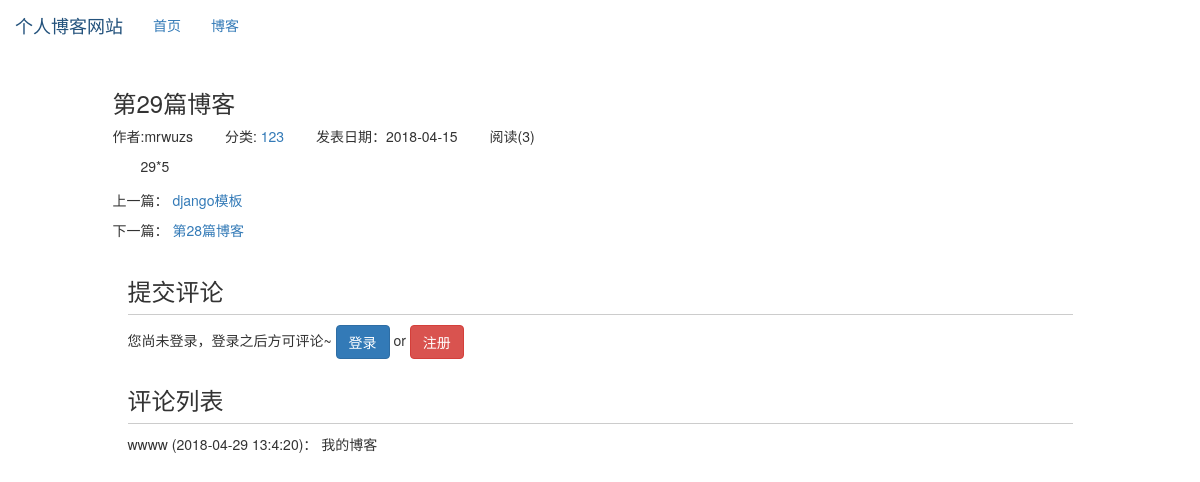
Screenshot of /blog/34 with the database file from the repository.
### blog/models.py (models this page shows, shortened)
class Blog(models.Model,ReadNumExpandMethod):
    title = models.CharField(max_length=50)
    blog_type = models.ForeignKey(BlogType,on_delete=models.DO_NOTHING)
    content = RichTextUploadingField()
    author = models.ForeignKey(User,on_delete=models.DO_NOTHING)
    read_details = GenericRelation(ReadDetail)
    created_time = models.DateTimeField(auto_now_add=True)
    last_updated_time = models.DateTimeField(auto_now=True)
    class Meta:
        ordering = ['-created_time']

class BlogType(models.Model):
    type_name = models.CharField(max_length=15)
    def __str__(self):
        return self.type_name

### read_statistics/models.py (models this page shows)
class ReadNum(models.Model):
    read_num = models.IntegerField(default=0)
    content_type = models.ForeignKey(ContentType, on_delete=models.DO_NOTHING)
    object_id = models.PositiveIntegerField()
    content_object = GenericForeignKey('content_type', 'object_id')

### comment/models.py (models this page shows)
class Comment(models.Model):
    content_type = models.ForeignKey(ContentType, on_delete=models.DO_NOTHING)
    object_id = models.PositiveIntegerField()
    content_object = GenericForeignKey('content_type', 'object_id')
    text = models.TextField()
    comment_time = models.DateTimeField(auto_now_add=True)
    user = models.ForeignKey(User, on_delete=models.DO_NOTHING)
    class Meta:
        ordering = ['-comment_time']

### blog/views.py (the view)
# urls.py: path('<int:blog_pk>',views.blog_detail,name = 'blog_detail'),
def blog_detail(request,blog_pk):
    blog = get_object_or_404(Blog, pk=blog_pk)
    read_cookie_key = read_statistics_once_read(request, blog)
    blog_content_type = ContentType.objects.get_for_model(blog)
    comments = Comment.objects.filter(content_type=blog_content_type, object_id=blog.pk)
    context = {}
    context['previous_blog'] = Blog.objects.filter(created_time__gt=blog.created_time).last()
    context['next_blog'] = Blog.objects.filter(created_time__lt=blog.created_time).first()
    context['blog'] = blog
    context['comments'] = comments
    response = render(request,'blog/blog_detail.html', context)  # 响应
    response.set_cookie(read_cookie_key, 'true')  # 阅读cookie标记
    return response

### read_statistics/models.py (called while the page is built)
    def get_read_num(self):
        try:
            ct = ContentType.objects.get_for_model(self)
            readnum = ReadNum.objects.get(content_type=ct, object_id=self.pk)
            return readnum.read_num
        except exceptions.ObjectDoesNotExist:
            return 0

### read_statistics/utils.py (called while the page is built)
def read_statistics_once_read(request, obj):
    ct = ContentType.objects.get_for_model(obj)
    key = "%s_%s_read" % (ct.model, obj.pk)
    if not request.COOKIES.get(key):
        readnum, created = ReadNum.objects.get_or_create(content_type=ct, object_id=obj.pk)
        readnum.read_num += 1
        readnum.save()
        date = timezone.now().date()
        readDetail, created = ReadDetail.objects.get_or_create(content_type=ct, object_id=obj.pk, date=date)
        readDetail.read_num += 1
        readDetail.save()
    return key

### blog/templates/blog/blog_detail.html (shortened to what this page needs)
{% extends 'base.html' %}
{% load staticfiles %}
{% block henader-extend %}
    <link rel="stylesheet" href="{% static 'blog/blog.css' %}">
{% endblock %}
{% block content %}
    <div class="container">
    <div class="row">
            <div class="clo-xs-10 col-xs-offset-1">
                <h3>{{ blog.title }}</h3>
                <ul class="blog-info-description">
                    <li>作者:{{ blog.author }}</li>
                    <li>分类:
                        <a href="{% url 'blogs_with_type' blog.blog_type.pk %}">
                             {{ blog.blog_type }}
                        </a>
                    </li>
                    <li>发表日期：{{ blog.created_time|date:"Y-m-d" }}</li>
                    <li>阅读({{ blog.get_read_num }})</li>
                </ul>
                <div class="blog-content">{{ blog.content|safe }}</div>
                <div class="blog_more">
                    <p>上一篇：
                    {% if previous_blog %}
                        <a href="{% url 'blog_detail' previous_blog.pk%}"> {{ previous_blog.title}}</a>
                    {% else %}
                        没有了
                    {% endif %}
                    </p>
                    <p>
                        下一篇：
                        {% if next_blog %}
                        <a href="{% url 'blog_detail' next_blog.pk%}">{{ next_blog.title}}</a>
                    {% else %}
                        没有了
                    {% endif %}</p>
                </div>
        </div>
    </div>
     <div class="row">
            <div class="col-xs-10 col-xs-offset-1">
                <div class="comment-area">
                    <h3 class="comment-area-title">提交评论</h3>
                    {% if user.is_authenticated %}
                        <form action="{% url 'update_comment' %}" method="POST" style="overflow:hidden">
                            {% csrf_token %}
                            <div class="form-group">
                                <label for="comment_text">{{ user.username }}，欢迎评论~</label>
                                <textarea id="comment_text" class="form-control" name="text" rows="4"></textarea>
                            </div>
                            <input type="hidden" name="object_id" value="{{ blog.pk }}">
                            <input type="hidden" name="content_type" value="blog">
                            <input type="submit" value="评论" class="btn btn-primary" style="float:right">
                        </form>
                    {% else %}
                        您尚未登录，登录之后方可评论~
                        <a class="btn btn-primary" href="{% url 'login' %}?from={{ request.get_full_path }}">登录</a>
                        <span> or </span>
                        <a class="btn btn-danger" href="{% url 'register' %}?from={{ request.get_full_path }}">注册</a>
                    {% endif %}
                </div>
                <div class="comment-area">
                    <h3 class="comment-area-title">评论列表</h3>
                    {% for comment in comments %}
                        <div>
                            {{ comment.user.username }}
                            ({{ comment.comment_time|date:"Y-m-d H:n:s" }})：
                            {{ comment.text }}
                        </div>
                    {% empty %}
                        暂无评论
                    {% endfor %}
                </div>
            </div>
        </div>
    </div>
{% endblock %}

### static/css/base.css (style rules this page uses)
* { margin: 0; padding: 0; }
body { margin-top:70px!important; }
ul { list-style-type: none!important; }

### static/blog/blog.css (style rules this page uses)
ul.blog-info-description { list-style-type: none; }
ul.blog-info-description li { display: inline-block; margin-right: 2em; }
div.blog-content { text-indent: 2em; }
div.blog_more { margin-top:1em ; }
div.comment-area { margin-top: 2em; }
h3.comment-area-title { border-bottom: 1px solid #ccc; padding-bottom: 0.4em; }

### rows the page displays
Blog: title "第29篇博客", author "mrwuzs", blog_type "123", created_time "2018-04-15", get_read_num "3", content "29*5"
Blog: title "django模板"
Blog: title "第28篇博客"
Comment: user.username "wwww", comment_time "2018-04-29 13:4:20", text "我的博客"
